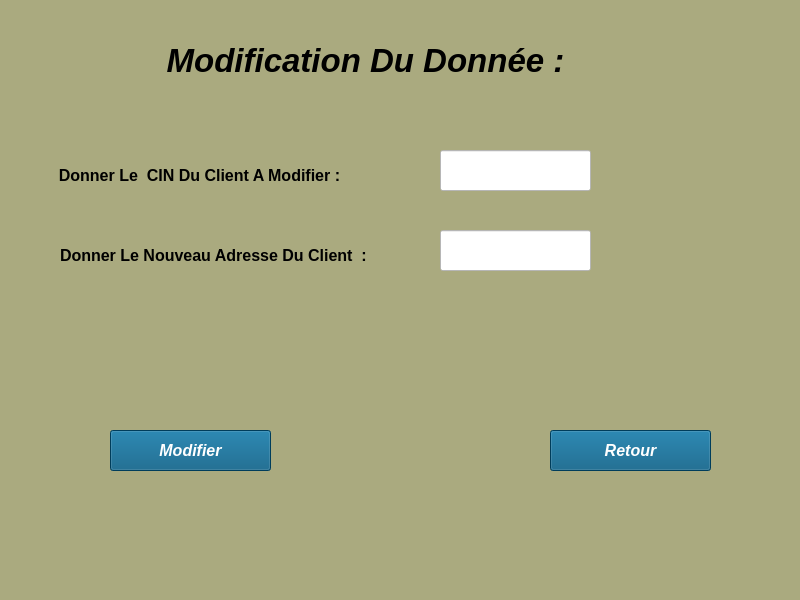
<?xml version="1.0" encoding="UTF-8"?>
<ui version="4.0">
 <class>Form</class>
 <widget class="QWidget" name="Form">
  <property name="geometry">
   <rect>
    <x>0</x>
    <y>0</y>
    <width>800</width>
    <height>600</height>
   </rect>
  </property>
  <property name="windowTitle">
   <string>Form</string>
  </property>
  <property name="styleSheet">
   <string notr="true">background-color: rgb(170, 170, 127);</string>
  </property>
  <widget class="QPushButton" name="annuler">
   <property name="geometry">
    <rect>
     <x>550</x>
     <y>430</y>
     <width>161</width>
     <height>41</height>
    </rect>
   </property>
   <property name="font">
    <font>
     <pointsize>12</pointsize>
     <weight>75</weight>
     <italic>true</italic>
     <bold>true</bold>
    </font>
   </property>
   <property name="styleSheet">
    <string notr="true">background-color: rgb(0, 85, 127);
color: rgb(255, 255, 255);</string>
   </property>
   <property name="text">
    <string>Retour</string>
   </property>
  </widget>
  <widget class="QPushButton" name="modifier">
   <property name="geometry">
    <rect>
     <x>110</x>
     <y>430</y>
     <width>161</width>
     <height>41</height>
    </rect>
   </property>
   <property name="font">
    <font>
     <pointsize>12</pointsize>
     <weight>75</weight>
     <italic>true</italic>
     <bold>true</bold>
    </font>
   </property>
   <property name="styleSheet">
    <string notr="true">background-color: rgb(0, 85, 127);
color: rgb(255, 255, 255);</string>
   </property>
   <property name="text">
    <string>Modifier</string>
   </property>
  </widget>
  <widget class="QLabel" name="label">
   <property name="geometry">
    <rect>
     <x>50</x>
     <y>160</y>
     <width>381</width>
     <height>31</height>
    </rect>
   </property>
   <property name="font">
    <font>
     <pointsize>12</pointsize>
     <weight>75</weight>
     <bold>true</bold>
    </font>
   </property>
   <property name="text">
    <string>  Donner Le  CIN Du Client A Modifier : </string>
   </property>
  </widget>
  <widget class="QLabel" name="label_2">
   <property name="geometry">
    <rect>
     <x>60</x>
     <y>240</y>
     <width>371</width>
     <height>31</height>
    </rect>
   </property>
   <property name="font">
    <font>
     <pointsize>12</pointsize>
     <weight>75</weight>
     <italic>false</italic>
     <bold>true</bold>
    </font>
   </property>
   <property name="text">
    <string>Donner Le Nouveau Adresse Du Client  :</string>
   </property>
  </widget>
  <widget class="QLineEdit" name="lire_cin">
   <property name="geometry">
    <rect>
     <x>440</x>
     <y>150</y>
     <width>151</width>
     <height>41</height>
    </rect>
   </property>
   <property name="font">
    <font>
     <pointsize>12</pointsize>
     <weight>75</weight>
     <bold>true</bold>
    </font>
   </property>
   <property name="styleSheet">
    <string notr="true">background-color: rgb(255, 255, 255);
color: rgb(255, 0, 127);</string>
   </property>
  </widget>
  <widget class="QLineEdit" name="lire_adresse">
   <property name="geometry">
    <rect>
     <x>440</x>
     <y>230</y>
     <width>151</width>
     <height>41</height>
    </rect>
   </property>
   <property name="font">
    <font>
     <pointsize>12</pointsize>
     <weight>75</weight>
     <bold>true</bold>
    </font>
   </property>
   <property name="styleSheet">
    <string notr="true">background-color: rgb(255, 255, 255);
color: rgb(255, 0, 127);</string>
   </property>
  </widget>
  <widget class="QLabel" name="label_3">
   <property name="geometry">
    <rect>
     <x>140</x>
     <y>20</y>
     <width>451</width>
     <height>81</height>
    </rect>
   </property>
   <property name="font">
    <font>
     <pointsize>25</pointsize>
     <weight>75</weight>
     <italic>true</italic>
     <bold>true</bold>
    </font>
   </property>
   <property name="text">
    <string>Modification Du Donnée :</string>
   </property>
   <property name="alignment">
    <set>Qt::AlignCenter</set>
   </property>
  </widget>
 </widget>
 <resources/>
 <connections/>
</ui>
